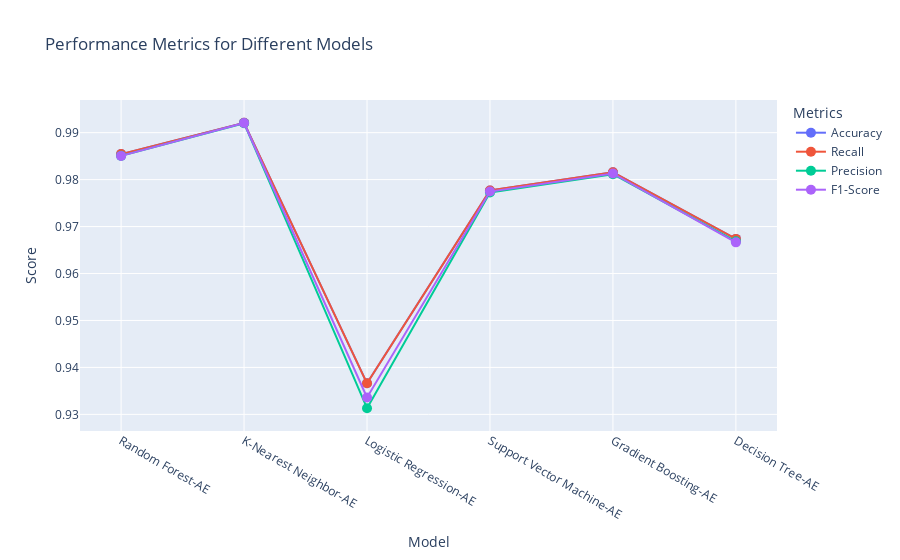

Notebook cell for this chart:
### Code cell
import plotly.graph_objects as go

models = ['Random Forest-AE', 'K-Nearest Neighbor-AE', 'Logistic Regression-AE', 'Support Vector Machine-AE', 'Gradient Boosting-AE', 'Decision Tree-AE']
accuracy = [rf_accuracy, knn_accuracy, lr_accuracy, svm_accuracy, gb_accuracy, dt_accuracy]
recall = [rf_recall, knn_recall, lr_recall, svm_recall, gb_recall, dt_recall]
precision = [rf_precision, knn_precision, lr_precision, svm_precision, gb_precision, dt_precision]
f1 = [rf_f1, knn_f1, lr_f1, svm_f1, gb_f1, dt_f1]

# Create a trace for each metric
metrics = ['Accuracy', 'Recall', 'Precision', 'F1-Score']
traces = []

for metric, values in zip(metrics, [accuracy, recall, precision, f1]):
    trace = go.Scatter(x=models, y=values, mode='lines+markers', name=metric, marker=dict(size=10))
    traces.append(trace)

# Create the layout
layout = go.Layout(
    title='Performance Metrics for Different Models',
    xaxis=dict(title='Model'),
    yaxis=dict(title='Score'),
    legend=dict(title='Metrics'),
)

# Create the figure
fig = go.Figure(data=traces, layout=layout)

# Show the plot
fig.show()

### Figure 1 — Plotly figure (JSON) as saved in the notebook; plotly's stock layout.template omitted (floating-point values rounded to 4 significant figures)
{"data": [{"marker": {"size": 10}, "mode": "lines+markers", "name": "Accuracy", "type": "scatter", "x": ["Random Forest-AE", "K-Nearest Neighbor-AE", "Logistic Regression-AE", "Support Vector Machine-AE", "Gradient Boosting-AE", "Decision Tree-AE"], "y": [0.9854, 0.9921, 0.9366, 0.9777, 0.9816, 0.9674]}, {"marker": {"size": 10}, "mode": "lines+markers", "name": "Recall", "type": "scatter", "x": ["Random Forest-AE", "K-Nearest Neighbor-AE", "Logistic Regression-AE", "Support Vector Machine-AE", "Gradient Boosting-AE", "Decision Tree-AE"], "y": [0.9854, 0.9921, 0.9366, 0.9777, 0.9816, 0.9674]}, {"marker": {"size": 10}, "mode": "lines+markers", "name": "Precision", "type": "scatter", "x": ["Random Forest-AE", "K-Nearest Neighbor-AE", "Logistic Regression-AE", "Support Vector Machine-AE", "Gradient Boosting-AE", "Decision Tree-AE"], "y": [0.9851, 0.992, 0.9313, 0.9773, 0.9812, 0.9669]}, {"marker": {"size": 10}, "mode": "lines+markers", "name": "F1-Score", "type": "scatter", "x": ["Random Forest-AE", "K-Nearest Neighbor-AE", "Logistic Regression-AE", "Support Vector Machine-AE", "Gradient Boosting-AE", "Decision Tree-AE"], "y": [0.9851, 0.9921, 0.9336, 0.9775, 0.9813, 0.9666]}], "layout": {"legend": {"title": {"text": "Metrics"}}, "title": {"text": "Performance Metrics for Different Models"}, "xaxis": {"title": {"text": "Model"}}, "yaxis": {"title": {"text": "Score"}}}}
